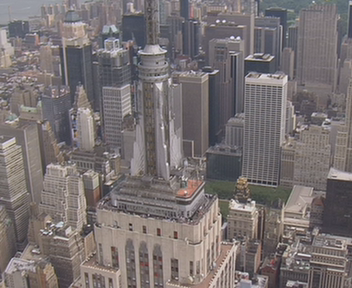
#> input picture data/city001.png, 352 x 288 px
$ python Q5_img_gray_scale.py
#> lines starting #> are read from the running program, lines starting #| are printed output that depends on the picture; after the words box and inside, x2 and y2 are one past the last pixel; in counts of white or black regions, pixels touching at a corner belong together
import cv2
import matplotlib.pyplot as plt
import numpy as np
import os

# set image file to ../data/00.bmp
# you are free to point to any other image files (!!!TRY YOUR IMAGES HERE!!!!)
IMG_FILE = os.path.join("..", "data", "city001.png")

# read image file, img is BGR
img_bgr = cv2.imread(IMG_FILE, cv2.IMREAD_COLOR)
#> img_bgr is the input picture: shape (288, 352, 3); mean B, G, R 113.5, 113, 120.3
print(f"Reading {IMG_FILE}, img size(width,height,channels): {img_bgr.shape}")
#| Reading ../data/city001.png, img size(width,height,channels): (288, 352, 3)

# covert BGR format to RGB format
# matplotlib support RGB format only
img_rgb = cv2.cvtColor(img_bgr, cv2.COLOR_BGR2RGB)

# convert image to gray scale
img_gray = cv2.cvtColor(img_bgr, cv2.COLOR_BGR2GRAY)
print(
    f"Gray scale image conversion done: img size(width, height):{img_gray.shape}")
#| Gray scale image conversion done: img size(width, height):(288, 352)

# convert image from gray to black and white
# https://docs.opencv.org/4.4.0/d7/d4d/tutorial_py_thresholding.html
threshold, img_black_white = cv2.threshold(
    img_gray, 127, 255, cv2.THRESH_BINARY)
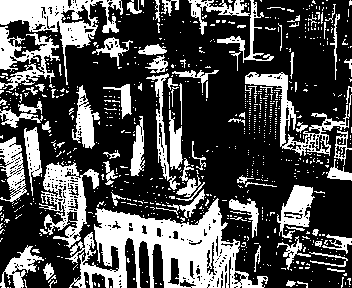
#> img_black_white: shape (288, 352); 31.2% white; 810 white regions (729 under 20 px), largest, box (x1, y1, x2, y2) and area: (65, 198, 268, 288) 7986, (0, 0, 123, 85) 2999, (39, 162, 99, 248) 2093
print(
    f"Black and White image conversion done: img size(width, height):{img_black_white.shape} ")
#| Black and White image conversion done: img size(width, height):(288, 352)
print(f"Black and White image threshold: {threshold}")


# compare image side by side
plt.subplot(1, 3, 1)
plt.imshow(img_rgb)
plt.title("Color image")
plt.subplot(1, 3, 2)
plt.imshow(img_gray, cmap='gray', vmin=0, vmax=255)
plt.title("Gray image")
plt.subplot(1, 3, 3)
plt.imshow(img_black_white, cmap='gray', vmin=0, vmax=255)
plt.title("Black&whilte image")
plt.show()
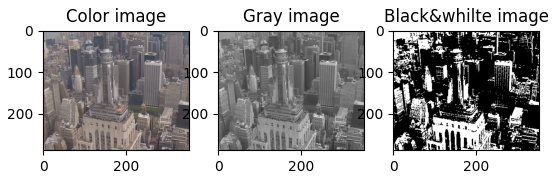
#> figure drawn by matplotlib, 3 panels


# Question 1:
# think about how to print values of a specific position of gray scale image, e.g., pos(0,0)
# here is how to index an element in numpy
# https://numpy.org/doc/stable/user/basics.indexing.html
# compare to question in Q3_4_img_read.py to see difference between color image and gray scale image

# Solution:
'''
h = 0
v = 0
gray_val = img_gray[v, h]
print(f"Gray value:{gray_val}")
'''


# Question 2:
# think about how to separate R Channel, G channel and B channel data?
# https://docs.opencv.org/4.5.1/d3/df2/tutorial_py_basic_ops.html
# split image into channels

# Solution:
'''
n_b, n_g, n_r = cv2.split(img_bgr)
print(f"split image into R/G/B, size (width, height): {n_b.shape}")
#plot image for comparision
plt.subplot(1, 4, 1)
plt.imshow(img_rgb)
plt.title("Color image")
plt.subplot(1, 4, 2)
plt.imshow(n_b, cmap='Blues_r')
plt.title("Blue channel image")
plt.subplot(1, 4, 3)
plt.imshow(n_g, cmap='Greens_r')
plt.title("Green channel image")
plt.subplot(1, 4, 4)
plt.imshow(n_r, cmap='Reds_r')
plt.title("Red channel image")
plt.show()
'''

$ run again, with data/foreman001.png copied over data/city001.png
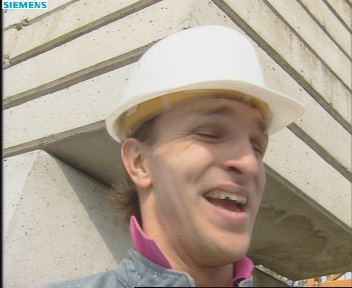
#> input picture data/foreman001.png, 352 x 288 px
#> img_bgr is the input picture: shape (288, 352, 3); mean B, G, R 145.6, 161.2, 173.7
#| Reading ../data/city001.png, img size(width,height,channels): (288, 352, 3)
#| Gray scale image conversion done: img size(width, height):(288, 352)
#> `threshold, img_black_white = cv2.threshold( img_gray, 127, 255, cv2.TH..`:
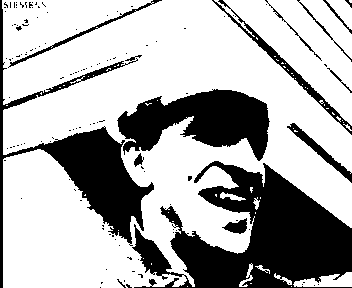
#> img_black_white: shape (288, 352); 68.7% white; 128 black regions (115 under 20 px), largest, box (x1, y1, x2, y2) and area: (132, 161, 352, 288) 14591, (0, 0, 154, 288) 7401, (117, 89, 270, 161) 6446
#| Black and White image conversion done: img size(width, height):(288, 352)
#> `plt.show()`:
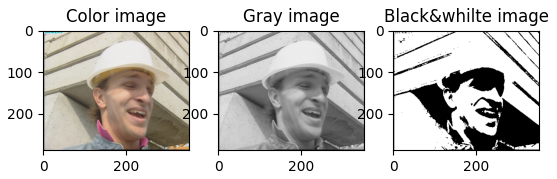
#> figure drawn by matplotlib, 3 panels
